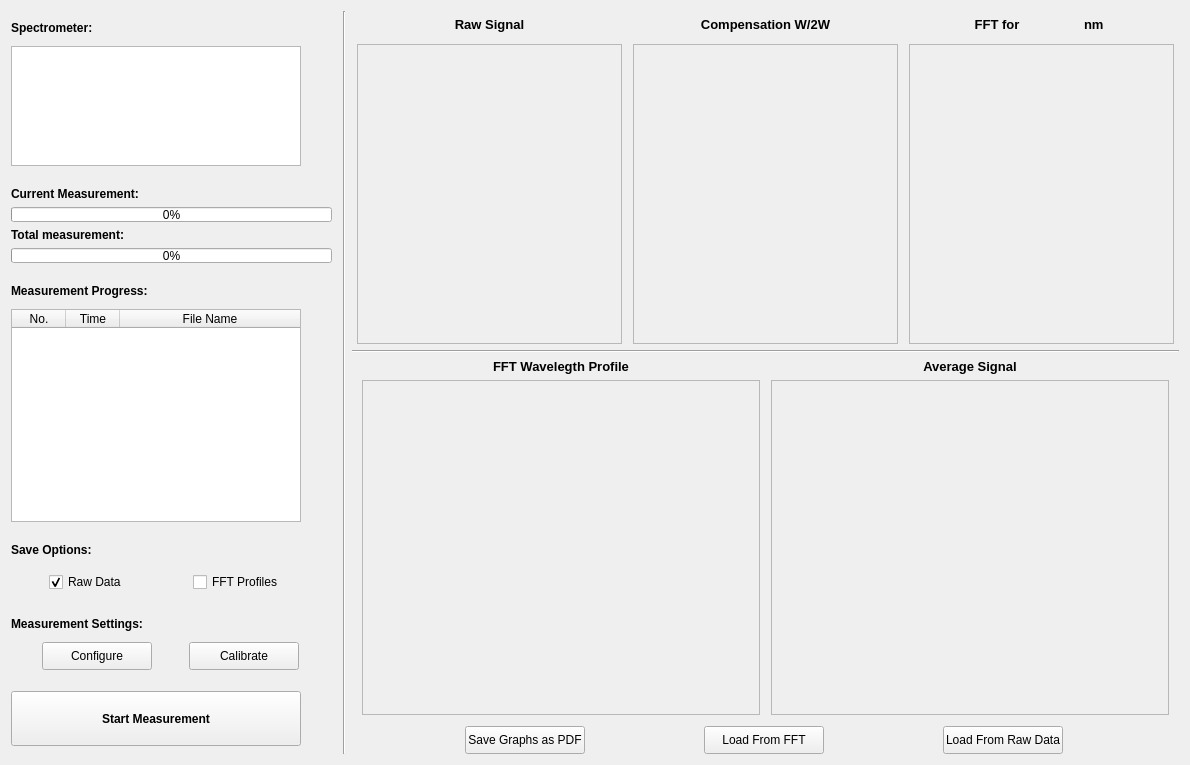
<?xml version="1.0" encoding="UTF-8"?>
<ui version="4.0">
 <class>PanelPolarimeter</class>
 <widget class="QWidget" name="PanelPolarimeter">
  <property name="geometry">
   <rect>
    <x>0</x>
    <y>0</y>
    <width>1190</width>
    <height>765</height>
   </rect>
  </property>
  <property name="sizePolicy">
   <sizepolicy hsizetype="Preferred" vsizetype="Preferred">
    <horstretch>0</horstretch>
    <verstretch>0</verstretch>
   </sizepolicy>
  </property>
  <property name="minimumSize">
   <size>
    <width>0</width>
    <height>0</height>
   </size>
  </property>
  <property name="windowTitle">
   <string>Form</string>
  </property>
  <layout class="QGridLayout" name="gridLayout">
   <item row="0" column="0">
    <layout class="QHBoxLayout" name="horizonalLayout_2">
     <item>
      <layout class="QVBoxLayout" name="verticalLayout_8">
       <item>
        <spacer name="verticalSpacer_11">
         <property name="orientation">
          <enum>Qt::Vertical</enum>
         </property>
         <property name="sizeType">
          <enum>QSizePolicy::Fixed</enum>
         </property>
         <property name="sizeHint" stdset="0">
          <size>
           <width>5</width>
           <height>10</height>
          </size>
         </property>
        </spacer>
       </item>
       <item>
        <widget class="QLabel" name="label_Set_Spec_Pol">
         <property name="font">
          <font>
           <weight>75</weight>
           <bold>true</bold>
          </font>
         </property>
         <property name="text">
          <string>Spectrometer:</string>
         </property>
        </widget>
       </item>
       <item>
        <spacer name="verticalSpacer_2">
         <property name="orientation">
          <enum>Qt::Vertical</enum>
         </property>
         <property name="sizeType">
          <enum>QSizePolicy::Fixed</enum>
         </property>
         <property name="sizeHint" stdset="0">
          <size>
           <width>20</width>
           <height>5</height>
          </size>
         </property>
        </spacer>
       </item>
       <item>
        <widget class="QListWidget" name="list_devices_Pol">
         <property name="minimumSize">
          <size>
           <width>290</width>
           <height>100</height>
          </size>
         </property>
         <property name="maximumSize">
          <size>
           <width>280</width>
           <height>120</height>
          </size>
         </property>
         <property name="autoScroll">
          <bool>false</bool>
         </property>
        </widget>
       </item>
       <item>
        <spacer name="verticalSpacer_9">
         <property name="orientation">
          <enum>Qt::Vertical</enum>
         </property>
         <property name="sizeType">
          <enum>QSizePolicy::Fixed</enum>
         </property>
         <property name="sizeHint" stdset="0">
          <size>
           <width>15</width>
           <height>15</height>
          </size>
         </property>
        </spacer>
       </item>
       <item>
        <widget class="QLabel" name="label_3">
         <property name="font">
          <font>
           <weight>75</weight>
           <bold>true</bold>
          </font>
         </property>
         <property name="text">
          <string>Current Measurement:</string>
         </property>
        </widget>
       </item>
       <item>
        <widget class="QProgressBar" name="currentProgressBar_Pol">
         <property name="maximumSize">
          <size>
           <width>16777215</width>
           <height>15</height>
          </size>
         </property>
         <property name="value">
          <number>0</number>
         </property>
         <property name="textVisible">
          <bool>true</bool>
         </property>
         <property name="orientation">
          <enum>Qt::Horizontal</enum>
         </property>
         <property name="invertedAppearance">
          <bool>false</bool>
         </property>
        </widget>
       </item>
       <item>
        <widget class="QLabel" name="label_5">
         <property name="font">
          <font>
           <weight>75</weight>
           <bold>true</bold>
          </font>
         </property>
         <property name="text">
          <string>Total measurement:</string>
         </property>
        </widget>
       </item>
       <item>
        <widget class="QProgressBar" name="TotalProgressBar_Pol">
         <property name="maximumSize">
          <size>
           <width>16777215</width>
           <height>15</height>
          </size>
         </property>
         <property name="value">
          <number>0</number>
         </property>
        </widget>
       </item>
       <item>
        <spacer name="verticalSpacer_12">
         <property name="orientation">
          <enum>Qt::Vertical</enum>
         </property>
         <property name="sizeType">
          <enum>QSizePolicy::Minimum</enum>
         </property>
         <property name="sizeHint" stdset="0">
          <size>
           <width>20</width>
           <height>15</height>
          </size>
         </property>
        </spacer>
       </item>
       <item>
        <widget class="QLabel" name="label_Measurements_Pol">
         <property name="font">
          <font>
           <weight>75</weight>
           <bold>true</bold>
          </font>
         </property>
         <property name="text">
          <string>Measurement Progress:</string>
         </property>
        </widget>
       </item>
       <item>
        <spacer name="verticalSpacer_3">
         <property name="orientation">
          <enum>Qt::Vertical</enum>
         </property>
         <property name="sizeType">
          <enum>QSizePolicy::Fixed</enum>
         </property>
         <property name="sizeHint" stdset="0">
          <size>
           <width>20</width>
           <height>5</height>
          </size>
         </property>
        </spacer>
       </item>
       <item>
        <widget class="QTableWidget" name="Table_Measurements_Pol">
         <property name="minimumSize">
          <size>
           <width>290</width>
           <height>150</height>
          </size>
         </property>
         <property name="maximumSize">
          <size>
           <width>280</width>
           <height>16777215</height>
          </size>
         </property>
         <property name="autoScroll">
          <bool>true</bool>
         </property>
         <property name="autoScrollMargin">
          <number>18</number>
         </property>
         <property name="textElideMode">
          <enum>Qt::ElideLeft</enum>
         </property>
         <property name="rowCount">
          <number>0</number>
         </property>
         <property name="columnCount">
          <number>3</number>
         </property>
         <attribute name="horizontalHeaderCascadingSectionResizes">
          <bool>false</bool>
         </attribute>
         <attribute name="horizontalHeaderDefaultSectionSize">
          <number>54</number>
         </attribute>
         <attribute name="horizontalHeaderShowSortIndicator" stdset="0">
          <bool>false</bool>
         </attribute>
         <attribute name="horizontalHeaderStretchLastSection">
          <bool>true</bool>
         </attribute>
         <attribute name="verticalHeaderCascadingSectionResizes">
          <bool>false</bool>
         </attribute>
         <attribute name="verticalHeaderHighlightSections">
          <bool>true</bool>
         </attribute>
         <attribute name="verticalHeaderMinimumSectionSize">
          <number>39</number>
         </attribute>
         <attribute name="verticalHeaderShowSortIndicator" stdset="0">
          <bool>false</bool>
         </attribute>
         <attribute name="verticalHeaderStretchLastSection">
          <bool>false</bool>
         </attribute>
         <column>
          <property name="text">
           <string>No.</string>
          </property>
         </column>
         <column>
          <property name="text">
           <string>Time</string>
          </property>
         </column>
         <column>
          <property name="text">
           <string>File Name</string>
          </property>
         </column>
        </widget>
       </item>
       <item>
        <spacer name="verticalSpacer">
         <property name="orientation">
          <enum>Qt::Vertical</enum>
         </property>
         <property name="sizeType">
          <enum>QSizePolicy::Fixed</enum>
         </property>
         <property name="sizeHint" stdset="0">
          <size>
           <width>20</width>
           <height>15</height>
          </size>
         </property>
        </spacer>
       </item>
       <item>
        <widget class="QLabel" name="label_Save_Pol">
         <property name="font">
          <font>
           <weight>75</weight>
           <bold>true</bold>
          </font>
         </property>
         <property name="text">
          <string>Save Options:</string>
         </property>
        </widget>
       </item>
       <item>
        <spacer name="verticalSpacer_5">
         <property name="orientation">
          <enum>Qt::Vertical</enum>
         </property>
         <property name="sizeType">
          <enum>QSizePolicy::Minimum</enum>
         </property>
         <property name="sizeHint" stdset="0">
          <size>
           <width>20</width>
           <height>5</height>
          </size>
         </property>
        </spacer>
       </item>
       <item>
        <layout class="QHBoxLayout" name="horizontalLayout">
         <item>
          <spacer name="horizontalSpacer_17">
           <property name="orientation">
            <enum>Qt::Horizontal</enum>
           </property>
           <property name="sizeType">
            <enum>QSizePolicy::Fixed</enum>
           </property>
           <property name="sizeHint" stdset="0">
            <size>
             <width>10</width>
             <height>20</height>
            </size>
           </property>
          </spacer>
         </item>
         <item>
          <widget class="QCheckBox" name="checkBox_AutoSave_Pol_Raw">
           <property name="minimumSize">
            <size>
             <width>110</width>
             <height>28</height>
            </size>
           </property>
           <property name="maximumSize">
            <size>
             <width>110</width>
             <height>28</height>
            </size>
           </property>
           <property name="text">
            <string>Raw Data</string>
           </property>
           <property name="checked">
            <bool>true</bool>
           </property>
          </widget>
         </item>
         <item>
          <widget class="QCheckBox" name="checkBox_AutoSave_Pol">
           <property name="minimumSize">
            <size>
             <width>110</width>
             <height>28</height>
            </size>
           </property>
           <property name="maximumSize">
            <size>
             <width>110</width>
             <height>28</height>
            </size>
           </property>
           <property name="text">
            <string>FFT Profiles</string>
           </property>
           <property name="iconSize">
            <size>
             <width>16</width>
             <height>16</height>
            </size>
           </property>
          </widget>
         </item>
        </layout>
       </item>
       <item>
        <spacer name="verticalSpacer_10">
         <property name="orientation">
          <enum>Qt::Vertical</enum>
         </property>
         <property name="sizeType">
          <enum>QSizePolicy::Fixed</enum>
         </property>
         <property name="sizeHint" stdset="0">
          <size>
           <width>20</width>
           <height>15</height>
          </size>
         </property>
        </spacer>
       </item>
       <item>
        <widget class="QLabel" name="label_5_Pol_settings">
         <property name="font">
          <font>
           <weight>75</weight>
           <bold>true</bold>
          </font>
         </property>
         <property name="text">
          <string>Measurement Settings:</string>
         </property>
        </widget>
       </item>
       <item>
        <spacer name="verticalSpacer_4">
         <property name="orientation">
          <enum>Qt::Vertical</enum>
         </property>
         <property name="sizeType">
          <enum>QSizePolicy::Fixed</enum>
         </property>
         <property name="sizeHint" stdset="0">
          <size>
           <width>20</width>
           <height>5</height>
          </size>
         </property>
        </spacer>
       </item>
       <item>
        <layout class="QHBoxLayout" name="horizontalLayout_9">
         <item>
          <widget class="QPushButton" name="button_Pol_ConfigureMeasurement">
           <property name="minimumSize">
            <size>
             <width>110</width>
             <height>28</height>
            </size>
           </property>
           <property name="maximumSize">
            <size>
             <width>110</width>
             <height>28</height>
            </size>
           </property>
           <property name="text">
            <string>Configure</string>
           </property>
          </widget>
         </item>
         <item>
          <widget class="QPushButton" name="button_Conf_Setup_Pol">
           <property name="minimumSize">
            <size>
             <width>110</width>
             <height>28</height>
            </size>
           </property>
           <property name="maximumSize">
            <size>
             <width>110</width>
             <height>28</height>
            </size>
           </property>
           <property name="text">
            <string>Calibrate</string>
           </property>
          </widget>
         </item>
        </layout>
       </item>
       <item>
        <spacer name="verticalSpacer_8">
         <property name="orientation">
          <enum>Qt::Vertical</enum>
         </property>
         <property name="sizeType">
          <enum>QSizePolicy::Fixed</enum>
         </property>
         <property name="sizeHint" stdset="0">
          <size>
           <width>10</width>
           <height>15</height>
          </size>
         </property>
        </spacer>
       </item>
       <item>
        <widget class="QPushButton" name="button_Start_Meas_Pol">
         <property name="minimumSize">
          <size>
           <width>290</width>
           <height>55</height>
          </size>
         </property>
         <property name="maximumSize">
          <size>
           <width>120</width>
           <height>55</height>
          </size>
         </property>
         <property name="font">
          <font>
           <weight>75</weight>
           <bold>true</bold>
          </font>
         </property>
         <property name="text">
          <string>Start Measurement</string>
         </property>
         <property name="iconSize">
          <size>
           <width>16</width>
           <height>16</height>
          </size>
         </property>
        </widget>
       </item>
       <item>
        <spacer name="verticalSpacer_7">
         <property name="orientation">
          <enum>Qt::Vertical</enum>
         </property>
         <property name="sizeType">
          <enum>QSizePolicy::Fixed</enum>
         </property>
         <property name="sizeHint" stdset="0">
          <size>
           <width>5</width>
           <height>8</height>
          </size>
         </property>
        </spacer>
       </item>
      </layout>
     </item>
     <item>
      <spacer name="horizontalSpacer_2">
       <property name="orientation">
        <enum>Qt::Horizontal</enum>
       </property>
       <property name="sizeType">
        <enum>QSizePolicy::Fixed</enum>
       </property>
       <property name="sizeHint" stdset="0">
        <size>
         <width>5</width>
         <height>20</height>
        </size>
       </property>
      </spacer>
     </item>
     <item>
      <widget class="Line" name="line_2">
       <property name="orientation">
        <enum>Qt::Vertical</enum>
       </property>
      </widget>
     </item>
     <item>
      <layout class="QVBoxLayout" name="verticalLayout_7">
       <item>
        <layout class="QHBoxLayout" name="horizontalLayout_13">
         <item>
          <spacer name="horizontalSpacer_10">
           <property name="orientation">
            <enum>Qt::Horizontal</enum>
           </property>
           <property name="sizeType">
            <enum>QSizePolicy::Fixed</enum>
           </property>
           <property name="sizeHint" stdset="0">
            <size>
             <width>5</width>
             <height>10</height>
            </size>
           </property>
          </spacer>
         </item>
         <item>
          <layout class="QVBoxLayout" name="verticalLayout_10">
           <item>
            <widget class="QLabel" name="label_6">
             <property name="font">
              <font>
               <pointsize>10</pointsize>
               <weight>75</weight>
               <bold>true</bold>
              </font>
             </property>
             <property name="text">
              <string>Raw Signal</string>
             </property>
             <property name="alignment">
              <set>Qt::AlignCenter</set>
             </property>
            </widget>
           </item>
           <item>
            <widget class="Plot" name="qwtPlot_Pol">
             <property name="minimumSize">
              <size>
               <width>265</width>
               <height>300</height>
              </size>
             </property>
             <property name="frameShape">
              <enum>QFrame::StyledPanel</enum>
             </property>
             <property name="frameShadow">
              <enum>QFrame::Raised</enum>
             </property>
            </widget>
           </item>
          </layout>
         </item>
         <item>
          <spacer name="horizontalSpacer_12">
           <property name="orientation">
            <enum>Qt::Horizontal</enum>
           </property>
           <property name="sizeType">
            <enum>QSizePolicy::Fixed</enum>
           </property>
           <property name="sizeHint" stdset="0">
            <size>
             <width>5</width>
             <height>20</height>
            </size>
           </property>
          </spacer>
         </item>
         <item>
          <layout class="QVBoxLayout" name="verticalLayout_11">
           <item>
            <widget class="QLabel" name="label_7">
             <property name="font">
              <font>
               <pointsize>10</pointsize>
               <weight>75</weight>
               <bold>true</bold>
              </font>
             </property>
             <property name="text">
              <string>Compensation W/2W</string>
             </property>
             <property name="alignment">
              <set>Qt::AlignCenter</set>
             </property>
            </widget>
           </item>
           <item>
            <widget class="Plot" name="qwtPlot_Pol_Compensation">
             <property name="minimumSize">
              <size>
               <width>265</width>
               <height>300</height>
              </size>
             </property>
             <property name="maximumSize">
              <size>
               <width>16777215</width>
               <height>16777215</height>
              </size>
             </property>
             <property name="frameShape">
              <enum>QFrame::StyledPanel</enum>
             </property>
             <property name="frameShadow">
              <enum>QFrame::Raised</enum>
             </property>
            </widget>
           </item>
          </layout>
         </item>
         <item>
          <spacer name="horizontalSpacer_11">
           <property name="orientation">
            <enum>Qt::Horizontal</enum>
           </property>
           <property name="sizeType">
            <enum>QSizePolicy::Fixed</enum>
           </property>
           <property name="sizeHint" stdset="0">
            <size>
             <width>5</width>
             <height>20</height>
            </size>
           </property>
          </spacer>
         </item>
         <item>
          <layout class="QVBoxLayout" name="verticalLayout_12">
           <item>
            <layout class="QHBoxLayout" name="horizontalLayout_2">
             <item>
              <spacer name="horizontalSpacer_3">
               <property name="orientation">
                <enum>Qt::Horizontal</enum>
               </property>
               <property name="sizeType">
                <enum>QSizePolicy::Expanding</enum>
               </property>
               <property name="sizeHint" stdset="0">
                <size>
                 <width>50</width>
                 <height>20</height>
                </size>
               </property>
              </spacer>
             </item>
             <item>
              <widget class="QLabel" name="FFT_label_Pol">
               <property name="minimumSize">
                <size>
                 <width>50</width>
                 <height>0</height>
                </size>
               </property>
               <property name="maximumSize">
                <size>
                 <width>50</width>
                 <height>100</height>
                </size>
               </property>
               <property name="font">
                <font>
                 <pointsize>10</pointsize>
                 <weight>75</weight>
                 <bold>true</bold>
                </font>
               </property>
               <property name="text">
                <string>FFT for</string>
               </property>
               <property name="alignment">
                <set>Qt::AlignCenter</set>
               </property>
              </widget>
             </item>
             <item>
              <widget class="ClickableLabel" name="waveToPlotFFT">
               <property name="minimumSize">
                <size>
                 <width>50</width>
                 <height>0</height>
                </size>
               </property>
               <property name="maximumSize">
                <size>
                 <width>50</width>
                 <height>100</height>
                </size>
               </property>
               <property name="font">
                <font>
                 <pointsize>10</pointsize>
                 <underline>true</underline>
                </font>
               </property>
               <property name="cursor">
                <cursorShape>PointingHandCursor</cursorShape>
               </property>
               <property name="text">
                <string/>
               </property>
              </widget>
             </item>
             <item>
              <widget class="QLabel" name="label">
               <property name="minimumSize">
                <size>
                 <width>20</width>
                 <height>0</height>
                </size>
               </property>
               <property name="maximumSize">
                <size>
                 <width>20</width>
                 <height>16777215</height>
                </size>
               </property>
               <property name="font">
                <font>
                 <pointsize>10</pointsize>
                 <weight>75</weight>
                 <bold>true</bold>
                </font>
               </property>
               <property name="text">
                <string>nm</string>
               </property>
              </widget>
             </item>
             <item>
              <spacer name="horizontalSpacer">
               <property name="orientation">
                <enum>Qt::Horizontal</enum>
               </property>
               <property name="sizeType">
                <enum>QSizePolicy::Expanding</enum>
               </property>
               <property name="sizeHint" stdset="0">
                <size>
                 <width>70</width>
                 <height>20</height>
                </size>
               </property>
              </spacer>
             </item>
            </layout>
           </item>
           <item>
            <widget class="Plot" name="qwtPlot_Pol_Prediction">
             <property name="minimumSize">
              <size>
               <width>265</width>
               <height>300</height>
              </size>
             </property>
             <property name="maximumSize">
              <size>
               <width>16777215</width>
               <height>16777215</height>
              </size>
             </property>
             <property name="frameShape">
              <enum>QFrame::StyledPanel</enum>
             </property>
             <property name="frameShadow">
              <enum>QFrame::Raised</enum>
             </property>
            </widget>
           </item>
          </layout>
         </item>
         <item>
          <spacer name="horizontalSpacer_18">
           <property name="orientation">
            <enum>Qt::Horizontal</enum>
           </property>
           <property name="sizeType">
            <enum>QSizePolicy::Fixed</enum>
           </property>
           <property name="sizeHint" stdset="0">
            <size>
             <width>5</width>
             <height>20</height>
            </size>
           </property>
          </spacer>
         </item>
        </layout>
       </item>
       <item>
        <widget class="Line" name="line">
         <property name="orientation">
          <enum>Qt::Horizontal</enum>
         </property>
        </widget>
       </item>
       <item>
        <layout class="QHBoxLayout" name="horizontalLayout_10">
         <item>
          <spacer name="horizontalSpacer_19">
           <property name="orientation">
            <enum>Qt::Horizontal</enum>
           </property>
           <property name="sizeType">
            <enum>QSizePolicy::Fixed</enum>
           </property>
           <property name="sizeHint" stdset="0">
            <size>
             <width>10</width>
             <height>10</height>
            </size>
           </property>
          </spacer>
         </item>
         <item>
          <layout class="QVBoxLayout" name="verticalLayout_13">
           <item>
            <widget class="QLabel" name="label_9">
             <property name="font">
              <font>
               <pointsize>10</pointsize>
               <weight>75</weight>
               <bold>true</bold>
              </font>
             </property>
             <property name="text">
              <string>FFT Wavelegth Profile</string>
             </property>
             <property name="alignment">
              <set>Qt::AlignCenter</set>
             </property>
            </widget>
           </item>
           <item>
            <widget class="Plot" name="qwtPlot_Pol_w_2w">
             <property name="minimumSize">
              <size>
               <width>380</width>
               <height>335</height>
              </size>
             </property>
             <property name="frameShape">
              <enum>QFrame::StyledPanel</enum>
             </property>
             <property name="frameShadow">
              <enum>QFrame::Raised</enum>
             </property>
            </widget>
           </item>
           <item>
            <spacer name="verticalSpacer_13">
             <property name="orientation">
              <enum>Qt::Vertical</enum>
             </property>
             <property name="sizeType">
              <enum>QSizePolicy::Fixed</enum>
             </property>
             <property name="sizeHint" stdset="0">
              <size>
               <width>20</width>
               <height>5</height>
              </size>
             </property>
            </spacer>
           </item>
          </layout>
         </item>
         <item>
          <spacer name="horizontalSpacer_13">
           <property name="orientation">
            <enum>Qt::Horizontal</enum>
           </property>
           <property name="sizeType">
            <enum>QSizePolicy::Fixed</enum>
           </property>
           <property name="sizeHint" stdset="0">
            <size>
             <width>5</width>
             <height>20</height>
            </size>
           </property>
          </spacer>
         </item>
         <item>
          <layout class="QVBoxLayout" name="verticalLayout_14">
           <item>
            <widget class="QLabel" name="label_10">
             <property name="font">
              <font>
               <pointsize>10</pointsize>
               <weight>75</weight>
               <bold>true</bold>
              </font>
             </property>
             <property name="text">
              <string>Average Signal</string>
             </property>
             <property name="alignment">
              <set>Qt::AlignCenter</set>
             </property>
            </widget>
           </item>
           <item>
            <widget class="Plot" name="qwtPlot_Pol_Average">
             <property name="minimumSize">
              <size>
               <width>380</width>
               <height>335</height>
              </size>
             </property>
             <property name="maximumSize">
              <size>
               <width>16777215</width>
               <height>16777215</height>
              </size>
             </property>
             <property name="frameShape">
              <enum>QFrame::StyledPanel</enum>
             </property>
             <property name="frameShadow">
              <enum>QFrame::Raised</enum>
             </property>
            </widget>
           </item>
           <item>
            <spacer name="verticalSpacer_14">
             <property name="orientation">
              <enum>Qt::Vertical</enum>
             </property>
             <property name="sizeType">
              <enum>QSizePolicy::Fixed</enum>
             </property>
             <property name="sizeHint" stdset="0">
              <size>
               <width>20</width>
               <height>5</height>
              </size>
             </property>
            </spacer>
           </item>
          </layout>
         </item>
         <item>
          <spacer name="horizontalSpacer_20">
           <property name="orientation">
            <enum>Qt::Horizontal</enum>
           </property>
           <property name="sizeType">
            <enum>QSizePolicy::Fixed</enum>
           </property>
           <property name="sizeHint" stdset="0">
            <size>
             <width>10</width>
             <height>20</height>
            </size>
           </property>
          </spacer>
         </item>
        </layout>
       </item>
       <item>
        <layout class="QHBoxLayout" name="horizontalLayout_15">
         <item>
          <widget class="QPushButton" name="Button_Save_Graphs_Pol">
           <property name="minimumSize">
            <size>
             <width>120</width>
             <height>28</height>
            </size>
           </property>
           <property name="maximumSize">
            <size>
             <width>100</width>
             <height>16777215</height>
            </size>
           </property>
           <property name="text">
            <string>Save Graphs as PDF</string>
           </property>
          </widget>
         </item>
         <item>
          <widget class="QPushButton" name="button_Load_FFTData">
           <property name="minimumSize">
            <size>
             <width>120</width>
             <height>28</height>
            </size>
           </property>
           <property name="maximumSize">
            <size>
             <width>100</width>
             <height>28</height>
            </size>
           </property>
           <property name="text">
            <string>Load From FFT</string>
           </property>
          </widget>
         </item>
         <item>
          <widget class="QPushButton" name="button_AnalyzeRawPolData">
           <property name="minimumSize">
            <size>
             <width>120</width>
             <height>28</height>
            </size>
           </property>
           <property name="maximumSize">
            <size>
             <width>120</width>
             <height>28</height>
            </size>
           </property>
           <property name="text">
            <string>Load From Raw Data</string>
           </property>
          </widget>
         </item>
        </layout>
       </item>
      </layout>
     </item>
    </layout>
   </item>
  </layout>
 </widget>
 <customwidgets>
  <customwidget>
   <class>Plot</class>
   <extends>QFrame</extends>
   <header>plot.h</header>
   <container>1</container>
  </customwidget>
  <customwidget>
   <class>ClickableLabel</class>
   <extends>QLabel</extends>
   <header>clickablelabel.h</header>
  </customwidget>
 </customwidgets>
 <resources/>
 <connections/>
</ui>
